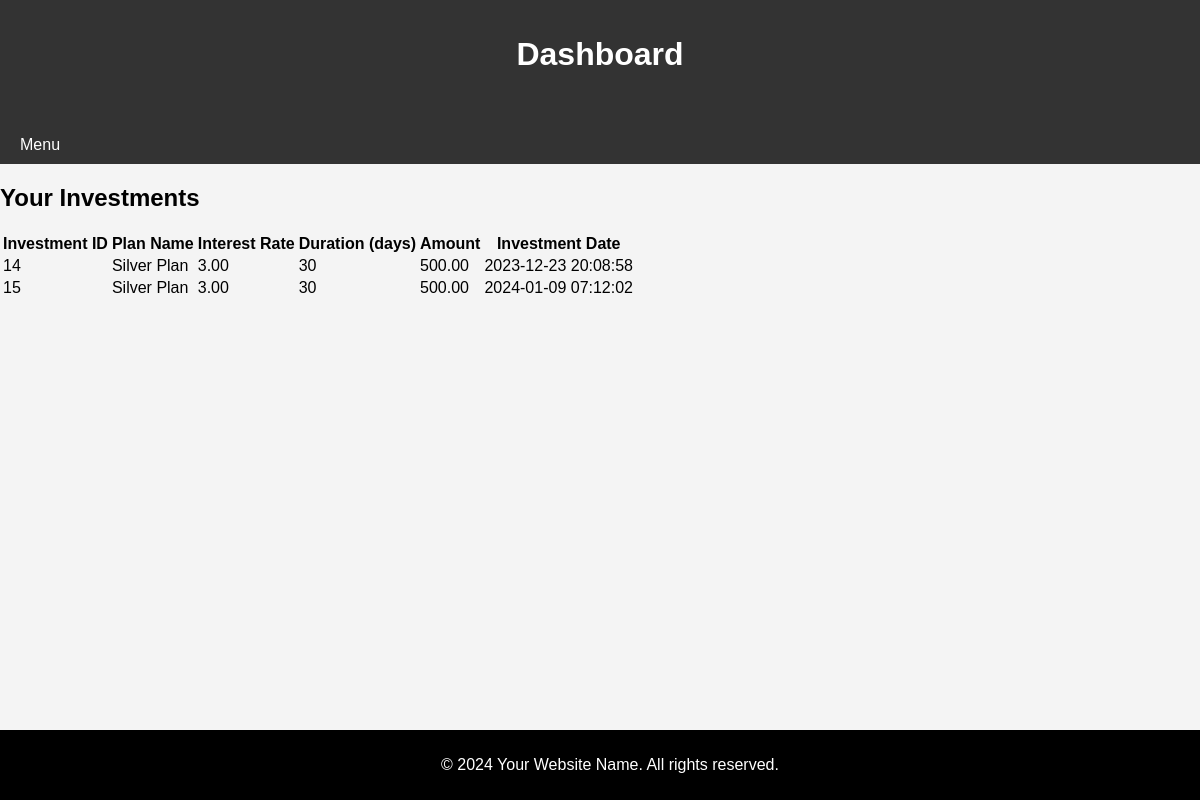
The app's page /dashboard/investments.php (signed in) with its own data.
### tables this page shows
CREATE TABLE `investments` (
  `investment_id` int(11) NOT NULL,
  `user_id` int(11) DEFAULT NULL,
  `amount` decimal(10,2) NOT NULL,
  `investment_date` timestamp NOT NULL DEFAULT current_timestamp(),
  `plan_id` int(11) DEFAULT NULL,
  `plan_name` varchar(255) NOT NULL,
  `interest_rate` decimal(10,2) NOT NULL,
  `duration_days` int(11) NOT NULL,
  `ending_date` timestamp NOT NULL DEFAULT '0000-00-00 00:00:00',
  `payout` decimal(10,2) DEFAULT 0.00
);

### htdocs/dashboard/investments.php (the view, shortened to what this page needs)
<?php
include('../db_connection.php');
include('header.php');
?>
<!DOCTYPE html>
<html lang="en">
<head>
</head>
<body>
<?php
$user_id = $_SESSION['user_id'];
$sql = "SELECT * FROM investments WHERE user_id = ?";
$stmt = $conn->prepare($sql);
$stmt->bind_param("i", $user_id);
if ($stmt->execute()) {
    $result = $stmt->get_result();
    if ($result->num_rows > 0) {
        echo "<h2>Your Investments</h2>";
        echo "<table>
                <tr>
                    <th>Investment ID</th>
                    <th>Plan Name</th>
                    <th>Interest Rate</th>
                    <th>Duration (days)</th>
                    <th>Amount</th>
                    <th>Investment Date</th>
                </tr>";
        while ($row = $result->fetch_assoc()) {
            echo "<tr>
                    <td>{$row['investment_id']}</td>
                    <td>{$row['plan_name']}</td>
                    <td>{$row['interest_rate']}</td>
                    <td>{$row['duration_days']}</td>
                    <td>{$row['amount']}</td>
                    <td>{$row['investment_date']}</td>
                </tr>";
        }
        echo "</table>";
    } else {
        echo "You have no investments.";
    }
} else {
    echo "Error executing SQL query.";
}
?>
<?php
include('footer.php');
?>
</body>
</html>

### htdocs/dashboard/header.php (style rules this page uses)
body { font-family: 'Arial', sans-serif; margin: 0; padding: 0; background-color: #f4f4f4; }

### records on screen
investments: investment_id "14", plan_name "Silver Plan", interest_rate "3.00", duration_days "30", amount "500.00", investment_date "2023-12-23 20:08:58"
investments: investment_id "15", plan_name "Silver Plan", interest_rate "3.00", duration_days "30", amount "500.00", investment_date "2024-01-09 07:12:02"
